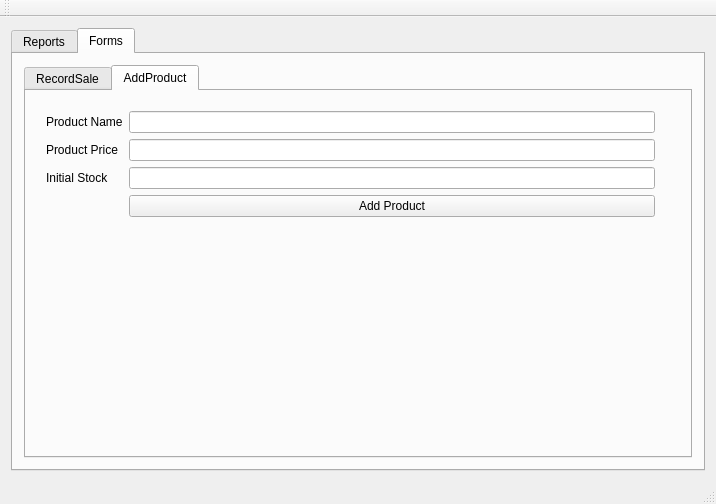
<?xml version="1.0" encoding="UTF-8"?>
<ui version="4.0">
 <class>MainWindow</class>
 <widget class="QMainWindow" name="MainWindow">
  <property name="geometry">
   <rect>
    <x>0</x>
    <y>0</y>
    <width>716</width>
    <height>504</height>
   </rect>
  </property>
  <property name="windowTitle">
   <string>PHP-SRS</string>
  </property>
  <widget class="QWidget" name="centralWidget">
   <layout class="QGridLayout" name="gridLayout">
    <item row="0" column="0">
     <widget class="QTabWidget" name="mainTabs">
      <property name="currentIndex">
       <number>1</number>
      </property>
      <widget class="QWidget" name="tab_3">
       <attribute name="title">
        <string>Reports</string>
       </attribute>
       <layout class="QGridLayout" name="gridLayout_3">
        <item row="0" column="0">
         <layout class="QVBoxLayout" name="verticalLayout">
          <item>
           <widget class="QTabWidget" name="tabs">
            <property name="currentIndex">
             <number>0</number>
            </property>
            <widget class="QWidget" name="tab">
             <attribute name="title">
              <string>Products</string>
             </attribute>
             <layout class="QGridLayout" name="gridLayout_2">
              <item row="0" column="0">
               <widget class="QTableView" name="productTableView">
                <property name="sizePolicy">
                 <sizepolicy hsizetype="Expanding" vsizetype="Expanding">
                  <horstretch>0</horstretch>
                  <verstretch>0</verstretch>
                 </sizepolicy>
                </property>
                <attribute name="horizontalHeaderVisible">
                 <bool>false</bool>
                </attribute>
                <attribute name="horizontalHeaderCascadingSectionResizes">
                 <bool>true</bool>
                </attribute>
                <attribute name="horizontalHeaderDefaultSectionSize">
                 <number>150</number>
                </attribute>
                <attribute name="horizontalHeaderStretchLastSection">
                 <bool>true</bool>
                </attribute>
                <attribute name="verticalHeaderVisible">
                 <bool>false</bool>
                </attribute>
               </widget>
              </item>
              <item row="1" column="0">
               <layout class="QGridLayout" name="gridLayout_4">
                <item row="0" column="0">
                 <widget class="QLabel" name="label">
                  <property name="text">
                   <string>Search for:</string>
                  </property>
                 </widget>
                </item>
                <item row="0" column="1">
                 <widget class="QLineEdit" name="productSearchBar"/>
                </item>
                <item row="0" column="2">
                 <widget class="QPushButton" name="searchProductButton">
                  <property name="text">
                   <string>Search</string>
                  </property>
                 </widget>
                </item>
               </layout>
              </item>
              <item row="2" column="0">
               <widget class="QPushButton" name="productCSVButton">
                <property name="text">
                 <string>Create CSV report</string>
                </property>
               </widget>
              </item>
             </layout>
            </widget>
            <widget class="QWidget" name="tab_2">
             <attribute name="title">
              <string>Sales receipts</string>
             </attribute>
             <layout class="QVBoxLayout" name="verticalLayout_2">
              <item>
               <widget class="QTableView" name="salesReceiptTable">
                <property name="sizePolicy">
                 <sizepolicy hsizetype="Expanding" vsizetype="Expanding">
                  <horstretch>0</horstretch>
                  <verstretch>0</verstretch>
                 </sizepolicy>
                </property>
                <attribute name="horizontalHeaderVisible">
                 <bool>false</bool>
                </attribute>
                <attribute name="horizontalHeaderCascadingSectionResizes">
                 <bool>true</bool>
                </attribute>
                <attribute name="horizontalHeaderDefaultSectionSize">
                 <number>150</number>
                </attribute>
                <attribute name="horizontalHeaderStretchLastSection">
                 <bool>true</bool>
                </attribute>
                <attribute name="verticalHeaderVisible">
                 <bool>false</bool>
                </attribute>
               </widget>
              </item>
              <item>
               <widget class="QPushButton" name="salesReceiptsCSVButton">
                <property name="text">
                 <string>Create CSV report</string>
                </property>
               </widget>
              </item>
             </layout>
            </widget>
            <widget class="QWidget" name="tab_5">
             <attribute name="title">
              <string>Individual item sales</string>
             </attribute>
             <layout class="QVBoxLayout" name="verticalLayout_3">
              <item>
               <widget class="QTableView" name="individualItemSalesTable">
                <property name="sizePolicy">
                 <sizepolicy hsizetype="Expanding" vsizetype="Expanding">
                  <horstretch>0</horstretch>
                  <verstretch>0</verstretch>
                 </sizepolicy>
                </property>
                <attribute name="horizontalHeaderVisible">
                 <bool>false</bool>
                </attribute>
                <attribute name="horizontalHeaderCascadingSectionResizes">
                 <bool>true</bool>
                </attribute>
                <attribute name="horizontalHeaderDefaultSectionSize">
                 <number>150</number>
                </attribute>
                <attribute name="horizontalHeaderStretchLastSection">
                 <bool>true</bool>
                </attribute>
                <attribute name="verticalHeaderVisible">
                 <bool>false</bool>
                </attribute>
               </widget>
              </item>
              <item>
               <widget class="QPushButton" name="individualItemSalesCSVButton">
                <property name="text">
                 <string>Create CSV report</string>
                </property>
               </widget>
              </item>
             </layout>
            </widget>
           </widget>
          </item>
         </layout>
        </item>
       </layout>
      </widget>
      <widget class="QWidget" name="tab_4">
       <attribute name="title">
        <string>Forms</string>
       </attribute>
       <layout class="QVBoxLayout" name="verticalLayout_4">
        <item>
         <widget class="QTabWidget" name="FormTabs">
          <property name="currentIndex">
           <number>1</number>
          </property>
          <widget class="QWidget" name="tab_6">
           <attribute name="title">
            <string>RecordSale</string>
           </attribute>
          </widget>
          <widget class="QWidget" name="tab_7">
           <attribute name="title">
            <string>AddProduct</string>
           </attribute>
           <widget class="QWidget" name="formLayoutWidget">
            <property name="geometry">
             <rect>
              <x>9</x>
              <y>9</y>
              <width>631</width>
              <height>251</height>
             </rect>
            </property>
            <layout class="QFormLayout" name="formLayout">
             <item row="0" column="0">
              <widget class="QLabel" name="label_2">
               <property name="text">
                <string>Product Name</string>
               </property>
              </widget>
             </item>
             <item row="0" column="1">
              <widget class="QLineEdit" name="productNameEdit"/>
             </item>
             <item row="1" column="0">
              <widget class="QLabel" name="label_3">
               <property name="text">
                <string>Product Price</string>
               </property>
              </widget>
             </item>
             <item row="1" column="1">
              <widget class="QLineEdit" name="productPriceEdit"/>
             </item>
             <item row="2" column="0">
              <widget class="QLabel" name="label_4">
               <property name="text">
                <string>Initial Stock</string>
               </property>
              </widget>
             </item>
             <item row="2" column="1">
              <widget class="QLineEdit" name="initialStockEdit"/>
             </item>
             <item row="3" column="1">
              <widget class="QPushButton" name="addProductButton">
               <property name="text">
                <string>Add Product</string>
               </property>
              </widget>
             </item>
            </layout>
           </widget>
          </widget>
         </widget>
        </item>
       </layout>
      </widget>
     </widget>
    </item>
   </layout>
  </widget>
  <widget class="QMenuBar" name="menuBar">
   <property name="geometry">
    <rect>
     <x>0</x>
     <y>0</y>
     <width>716</width>
     <height>21</height>
    </rect>
   </property>
  </widget>
  <widget class="QToolBar" name="mainToolBar">
   <attribute name="toolBarArea">
    <enum>TopToolBarArea</enum>
   </attribute>
   <attribute name="toolBarBreak">
    <bool>false</bool>
   </attribute>
  </widget>
  <widget class="QStatusBar" name="statusBar"/>
 </widget>
 <layoutdefault spacing="6" margin="11"/>
 <resources/>
 <connections/>
</ui>
